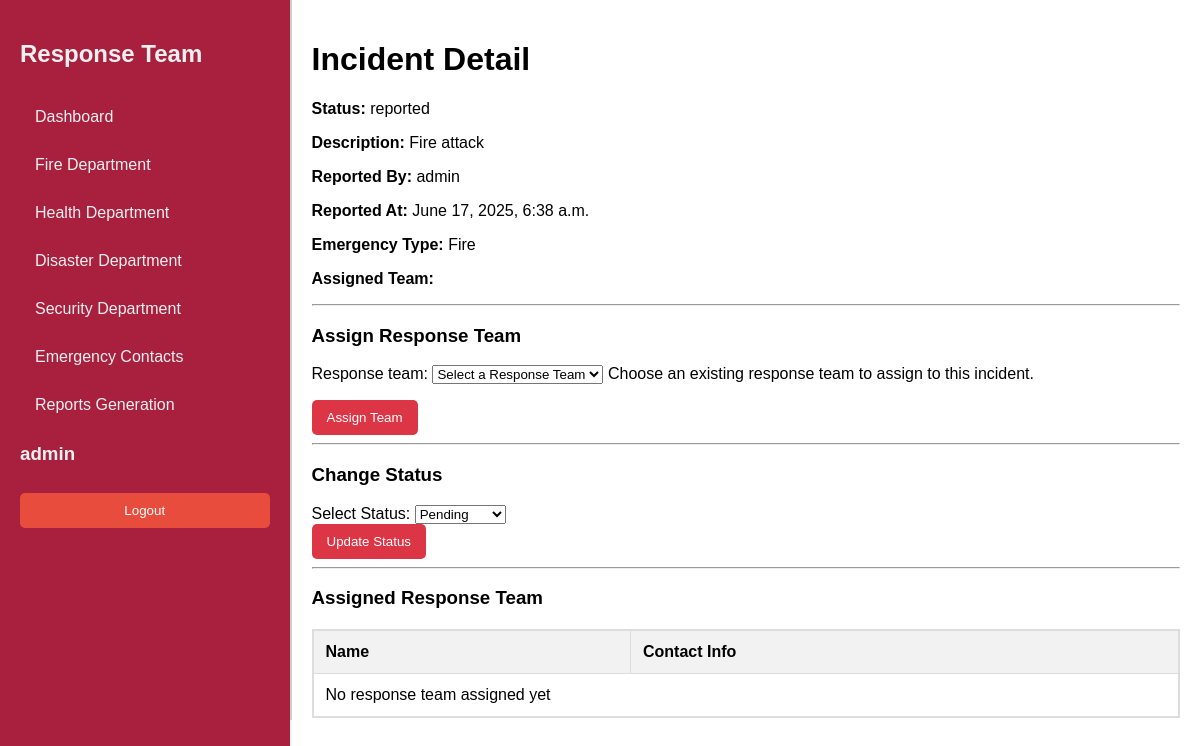
The page /response-team/incidents/2/ (signed in) on the database as committed earlier.
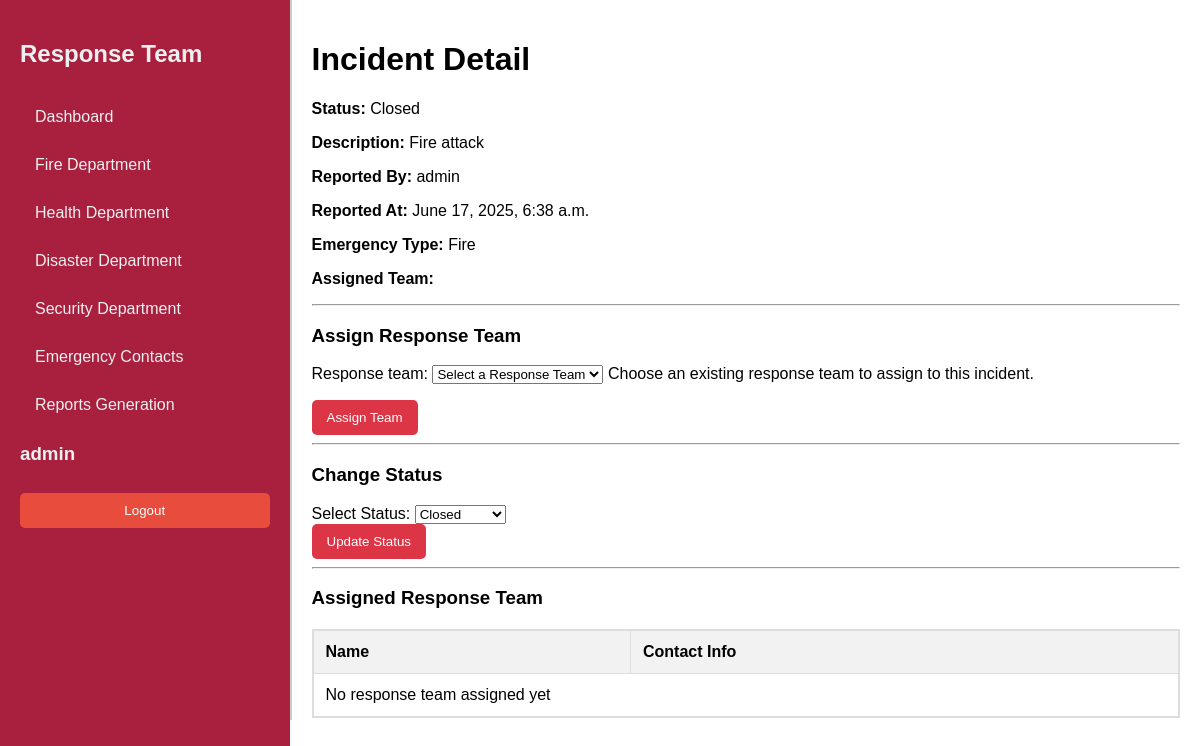
The same page on the database as committed later.
### sos/models.py (models this page shows, shortened)
class Emergency(models.Model):
    LOCATION_CHOICES = (
        ('location_1', 'Thika Town'),
        ('location_2', 'Bidco'),
        ('location_3', 'Runda'),
        ('location_4', 'Starehe'),
        ('location_5', 'MKU'),
        ('location_6', 'Thika Level 5'),
        ('location_7', 'Kiandutu'),
        ('location_8', 'Biafra'),
    )
    STATUS_CHOICES = (
        ('reported', 'Reported'),
        ('dispatched', 'Dispatched'),
        ('on_seen', 'On Seen'),
        ('resolved', 'Resolved'),
        ('cancelled', 'Cancelled'),
    )
    emergency_type = models.ForeignKey(EmergencyType, on_delete=models.CASCADE)
    reported_by = models.ForeignKey(User, on_delete=models.CASCADE)
    description = models.TextField(blank=True)
    reported_at = models.DateTimeField(auto_now_add=True)
    resolved_at = models.DateTimeField(blank=True, null=True)
    assigned_team = models.ForeignKey(
        'ResponseTeam',
        on_delete=models.SET_NULL,
        null=True,
        blank=True,
        related_name='assigned_emergencies'
    )
    location = models.CharField(max_length=20, choices=LOCATION_CHOICES, default='location_1', help_text="Select the location of the emergency")
    status = models.CharField(max_length=20, choices=STATUS_CHOICES, default='reported')
    class Meta:
        ordering = ['-reported_at']
        verbose_name = 'Emergency Report'
        verbose_name_plural = 'Emergency Reports'

class EmergencyType(models.Model):
    name = models.CharField(max_length=255, unique=True, help_text="Fire, Medical, Security")
    description = models.TextField(blank=True, null=True)
    def __str__(self):
        return self.name

### responseTeam/views.py (the view)
# urls.py: path('incidents/<int:pk>/', views.incidents_detail, name='incidents_detail'),
@staff_member_required
def incidents_detail(request, pk):
    incident = get_object_or_404(Emergency, pk=pk)
    if request.method == 'POST':
        if 'assign_team' in request.POST:
            assign_form = AssignResponseTeamForm(request.POST)
            if assign_form.is_valid():
                response_team = assign_form.cleaned_data['response_team']
                incident.assigned_team = response_team  # Make sure this is the team object, not just name
                incident.save()
                messages.success(request, 'Team assigned successfully!')
                return redirect('incidents_detail', pk=incident.pk)
        if 'status' in request.POST:
            new_status = request.POST.get('status')
            incident.status = new_status
            incident.save()
            messages.success(request, 'Status updated successfully!')
            return redirect('incidents_detail', pk=incident.pk)
    else:
        assign_form = AssignResponseTeamForm()
    context = {
        'incident': incident,
        'assign_form': assign_form,
    }
    return render(request, 'detail.html', context)

### sos/forms.py
class AssignResponseTeamForm(forms.Form):
    response_team = forms.ModelChoiceField(
        queryset=ResponseTeam.objects.all(),
        empty_label="Select a Response Team",
        help_text="Choose an existing response team to assign to this incident."
    )

### responseTeam/views.py (called while the page is built)
def staff_member_required(view_func):
    decorated_view_func = user_passes_test(lambda u: u.is_staff)(view_func)
    return decorated_view_func

### sos/models.py (called while the page is built)
    def __str__(self):
        return self.name

### responseTeam/templates/detail.html (shortened to what this page needs)
{% extends 'dashboard.html' %}
{% block content %}
<div class="container">
    <h1>Incident Detail</h1>
    <div class="incident-info">
      <p><strong>Status:</strong> {{ incident.status }}</p>
      <p><strong>Description:</strong> {{ incident.description }}</p>
      <p><strong>Reported By:</strong> {{ incident.reported_by }}</p>
      <p><strong>Reported At:</strong> {{ incident.reported_at }}</p>
      <p><strong>Emergency Type:</strong> {{ incident.emergency_type }}</p>
      <p>
        <strong>Assigned Team:</strong>
      </p>
    </div>
    <hr />
    <h3>Assign Response Team</h3>
    <form method="post" class="assign-team-form">
      {{ assign_form.as_p }}
      <button type="submit" class="btn btn-primary">Assign Team</button>
    </form>
    <hr>
    <h3>Change Status</h3>
    <form method="post" class="change-status-form">
        <div class="form-group">
            <label for="status">Select Status:</label>
            <select name="status" id="status" class="form-control">
                <option value="Pending" {% if incident.status == "Pending" %}selected{% endif %}>Pending</option>
                <option value="Closed" {% if incident.status == "Closed" %}selected{% endif %}>Closed</option>
            </select>
        </div>
        <button type="submit" class="btn btn-success">Update Status</button>
    </form>
    <hr>
    <h3>Assigned Response Team</h3>
<div class="table-container">
    <table class="table">
        <thead>
            <tr>
                <th>Name</th>
                <th>Contact Info</th>
            </tr>
        </thead>
        <tbody>
            {% if incident.assigned_team %}
            <tr>
                <td>{{ incident.assigned_team.name }}</td>
                <td>{{ incident.assigned_team.contact_info }}</td>
            </tr>
            {% else %}
            <tr>
                <td colspan="2">No response team assigned yet</td>
            </tr>
            {% endif %}
        </tbody>
    </table>
</div>
</div>
{% endblock %}

Rows that differ between the two databases and show on the page:
changed Emergency "Fire attack": status "reported" → "Closed"; status (not shown) → "Closed"
Other text that changed with them:
form field status: "Pending" → (not shown)
